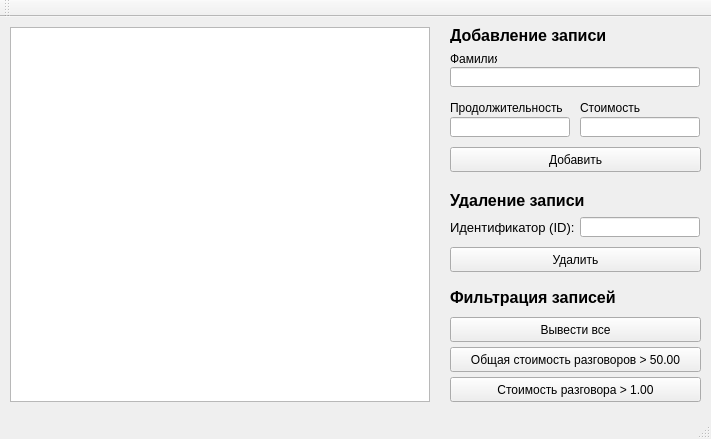
<?xml version="1.0" encoding="UTF-8"?>
<ui version="4.0">
 <class>MainWindow</class>
 <widget class="QMainWindow" name="MainWindow">
  <property name="geometry">
   <rect>
    <x>0</x>
    <y>0</y>
    <width>711</width>
    <height>439</height>
   </rect>
  </property>
  <property name="windowTitle">
   <string>Employee Database</string>
  </property>
  <widget class="QWidget" name="centralWidget">
   <widget class="QTableView" name="tableView">
    <property name="geometry">
     <rect>
      <x>10</x>
      <y>10</y>
      <width>420</width>
      <height>375</height>
     </rect>
    </property>
    <attribute name="horizontalHeaderCascadingSectionResizes">
     <bool>false</bool>
    </attribute>
    <attribute name="horizontalHeaderDefaultSectionSize">
     <number>100</number>
    </attribute>
    <attribute name="horizontalHeaderStretchLastSection">
     <bool>true</bool>
    </attribute>
    <attribute name="verticalHeaderVisible">
     <bool>false</bool>
    </attribute>
   </widget>
   <widget class="QLabel" name="label">
    <property name="geometry">
     <rect>
      <x>450</x>
      <y>10</y>
      <width>171</width>
      <height>16</height>
     </rect>
    </property>
    <property name="font">
     <font>
      <pointsize>12</pointsize>
      <weight>75</weight>
      <bold>true</bold>
     </font>
    </property>
    <property name="text">
     <string>Добавление записи</string>
    </property>
   </widget>
   <widget class="QLabel" name="label_2">
    <property name="geometry">
     <rect>
      <x>450</x>
      <y>35</y>
      <width>47</width>
      <height>13</height>
     </rect>
    </property>
    <property name="text">
     <string>Фамилия</string>
    </property>
   </widget>
   <widget class="QLabel" name="label_3">
    <property name="geometry">
     <rect>
      <x>450</x>
      <y>75</y>
      <width>171</width>
      <height>31</height>
     </rect>
    </property>
    <property name="text">
     <string>Продолжительность</string>
    </property>
    <property name="wordWrap">
     <bool>true</bool>
    </property>
   </widget>
   <widget class="QLabel" name="label_4">
    <property name="geometry">
     <rect>
      <x>580</x>
      <y>75</y>
      <width>121</width>
      <height>31</height>
     </rect>
    </property>
    <property name="text">
     <string>Стоимость</string>
    </property>
    <property name="wordWrap">
     <bool>true</bool>
    </property>
   </widget>
   <widget class="QLineEdit" name="surnameEdit">
    <property name="geometry">
     <rect>
      <x>450</x>
      <y>50</y>
      <width>250</width>
      <height>20</height>
     </rect>
    </property>
    <property name="text">
     <string/>
    </property>
   </widget>
   <widget class="QLineEdit" name="durationEdit">
    <property name="geometry">
     <rect>
      <x>450</x>
      <y>100</y>
      <width>120</width>
      <height>20</height>
     </rect>
    </property>
    <property name="text">
     <string/>
    </property>
   </widget>
   <widget class="QLineEdit" name="priceEdit">
    <property name="geometry">
     <rect>
      <x>580</x>
      <y>100</y>
      <width>120</width>
      <height>20</height>
     </rect>
    </property>
    <property name="text">
     <string/>
    </property>
   </widget>
   <widget class="QPushButton" name="addButton">
    <property name="geometry">
     <rect>
      <x>450</x>
      <y>130</y>
      <width>251</width>
      <height>25</height>
     </rect>
    </property>
    <property name="text">
     <string>Добавить</string>
    </property>
   </widget>
   <widget class="QLabel" name="label_6">
    <property name="geometry">
     <rect>
      <x>450</x>
      <y>175</y>
      <width>151</width>
      <height>16</height>
     </rect>
    </property>
    <property name="font">
     <font>
      <pointsize>12</pointsize>
      <weight>75</weight>
      <bold>true</bold>
     </font>
    </property>
    <property name="text">
     <string>Удаление записи</string>
    </property>
   </widget>
   <widget class="QLabel" name="label_7">
    <property name="geometry">
     <rect>
      <x>450</x>
      <y>200</y>
      <width>161</width>
      <height>21</height>
     </rect>
    </property>
    <property name="font">
     <font>
      <pointsize>10</pointsize>
     </font>
    </property>
    <property name="text">
     <string>Идентификатор (ID):</string>
    </property>
   </widget>
   <widget class="QLineEdit" name="idEdit">
    <property name="geometry">
     <rect>
      <x>580</x>
      <y>200</y>
      <width>120</width>
      <height>20</height>
     </rect>
    </property>
    <property name="text">
     <string/>
    </property>
   </widget>
   <widget class="QPushButton" name="deleteButton">
    <property name="geometry">
     <rect>
      <x>450</x>
      <y>230</y>
      <width>251</width>
      <height>25</height>
     </rect>
    </property>
    <property name="text">
     <string>Удалить</string>
    </property>
   </widget>
   <widget class="QPushButton" name="selectAllButton">
    <property name="geometry">
     <rect>
      <x>450</x>
      <y>300</y>
      <width>251</width>
      <height>25</height>
     </rect>
    </property>
    <property name="text">
     <string>Вывести все</string>
    </property>
   </widget>
   <widget class="QPushButton" name="selectPriceButton">
    <property name="geometry">
     <rect>
      <x>450</x>
      <y>360</y>
      <width>251</width>
      <height>25</height>
     </rect>
    </property>
    <property name="text">
     <string>Стоимость разговора &gt; 1.00</string>
    </property>
   </widget>
   <widget class="QPushButton" name="selectAllPriceButton">
    <property name="geometry">
     <rect>
      <x>450</x>
      <y>330</y>
      <width>251</width>
      <height>25</height>
     </rect>
    </property>
    <property name="text">
     <string>Общая стоимость разговоров &gt; 50.00</string>
    </property>
   </widget>
   <widget class="QLabel" name="label_8">
    <property name="geometry">
     <rect>
      <x>450</x>
      <y>270</y>
      <width>191</width>
      <height>21</height>
     </rect>
    </property>
    <property name="font">
     <font>
      <pointsize>12</pointsize>
      <weight>75</weight>
      <bold>true</bold>
     </font>
    </property>
    <property name="text">
     <string>Фильтрация записей</string>
    </property>
   </widget>
   <zorder>surnameEdit</zorder>
   <zorder>tableView</zorder>
   <zorder>label</zorder>
   <zorder>label_2</zorder>
   <zorder>label_3</zorder>
   <zorder>label_4</zorder>
   <zorder>durationEdit</zorder>
   <zorder>priceEdit</zorder>
   <zorder>addButton</zorder>
   <zorder>label_6</zorder>
   <zorder>label_7</zorder>
   <zorder>idEdit</zorder>
   <zorder>deleteButton</zorder>
   <zorder>selectAllButton</zorder>
   <zorder>selectPriceButton</zorder>
   <zorder>selectAllPriceButton</zorder>
   <zorder>label_8</zorder>
  </widget>
  <widget class="QMenuBar" name="menuBar">
   <property name="geometry">
    <rect>
     <x>0</x>
     <y>0</y>
     <width>711</width>
     <height>21</height>
    </rect>
   </property>
  </widget>
  <widget class="QToolBar" name="mainToolBar">
   <attribute name="toolBarArea">
    <enum>TopToolBarArea</enum>
   </attribute>
   <attribute name="toolBarBreak">
    <bool>false</bool>
   </attribute>
  </widget>
  <widget class="QStatusBar" name="statusBar"/>
 </widget>
 <layoutdefault spacing="6" margin="11"/>
 <resources/>
 <connections/>
</ui>
